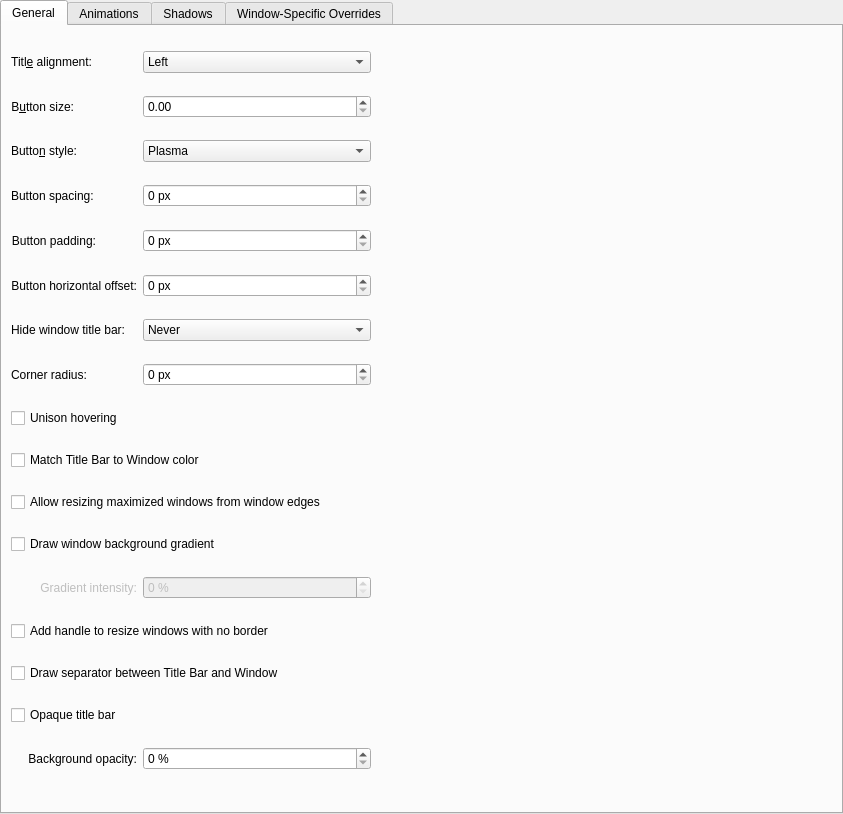
<?xml version="1.0" encoding="UTF-8"?>
<ui version="4.0">
 <class>BreezeConfigurationUI</class>
 <widget class="QWidget" name="BreezeConfigurationUI">
  <property name="geometry">
   <rect>
    <x>0</x>
    <y>0</y>
    <width>843</width>
    <height>814</height>
   </rect>
  </property>
  <layout class="QVBoxLayout" name="verticalLayout">
   <property name="leftMargin">
    <number>0</number>
   </property>
   <property name="topMargin">
    <number>0</number>
   </property>
   <property name="rightMargin">
    <number>0</number>
   </property>
   <property name="bottomMargin">
    <number>0</number>
   </property>
   <item>
    <widget class="QTabWidget" name="tabWidget">
     <property name="currentIndex">
      <number>0</number>
     </property>
     <widget class="QWidget" name="tab">
      <attribute name="title">
       <string>General</string>
      </attribute>
      <layout class="QGridLayout" name="gridLayout_4">
       <item row="8" column="1" colspan="4">
        <widget class="QCheckBox" name="unisonHovering">
         <property name="text">
          <string>Unison hovering</string>
         </property>
        </widget>
       </item>
       <item row="13" column="2">
        <widget class="QSpinBox" name="gradientSpinBox">
         <property name="enabled">
          <bool>false</bool>
         </property>
         <property name="suffix">
          <string> %</string>
         </property>
         <property name="maximum">
          <number>100</number>
         </property>
        </widget>
       </item>
       <item row="10" column="1" colspan="4">
        <widget class="QCheckBox" name="drawBorderOnMaximizedWindows">
         <property name="text">
          <string>Allow resizing maximized windows from window edges</string>
         </property>
        </widget>
       </item>
       <item row="3" column="1">
        <widget class="QLabel" name="buttonSpacingLabel">
         <property name="text">
          <string>Button spacing:</string>
         </property>
         <property name="buddy">
           <cstring>buttonSpacing</cstring>
         </property>
        </widget>
       </item>
       <item row="7" column="1">
        <widget class="QLabel" name="cornerRadiusLabel">
         <property name="text">
          <string>Corner radius:</string>
         </property>
        </widget>
       </item>
       <item row="1" column="1" alignment="Qt::AlignLeft">
        <widget class="QLabel" name="label_4">
         <property name="text">
          <string>B&amp;utton size:</string>
         </property>
         <property name="alignment">
          <set>Qt::AlignRight|Qt::AlignTrailing|Qt::AlignVCenter</set>
         </property>
         <property name="buddy">
          <cstring>buttonSize</cstring>
         </property>
        </widget>
       </item>
       <item row="25" column="2">
        <widget class="QSpinBox" name="opacitySpinBox">
         <property name="suffix">
          <string> %</string>
         </property>
         <property name="maximum">
          <number>100</number>
         </property>
        </widget>
       </item>
       <item row="0" column="1" alignment="Qt::AlignLeft">
        <widget class="QLabel" name="label_3">
         <property name="text">
          <string>Titl&amp;e alignment:</string>
         </property>
         <property name="alignment">
          <set>Qt::AlignRight|Qt::AlignTrailing|Qt::AlignVCenter</set>
         </property>
         <property name="buddy">
          <cstring>titleAlignment</cstring>
         </property>
        </widget>
       </item>
       <item row="23" column="1" colspan="3">
        <widget class="QCheckBox" name="drawTitleBarSeparator">
         <property name="text">
          <string>Draw separator between Title Bar and Window</string>
         </property>
        </widget>
       </item>
       <item row="11" column="1" colspan="4">
        <widget class="QCheckBox" name="drawBackgroundGradient">
         <property name="text">
          <string>Draw window background gradient</string>
         </property>
        </widget>
       </item>
       <item row="24" column="1" colspan="3">
        <widget class="QCheckBox" name="opaqueTitleBar">
         <property name="text">
          <string>Opaque title bar</string>
         </property>
        </widget>
       </item>
       <item row="3" column="2">
        <widget class="QSpinBox" name="buttonSpacing">
         <property name="suffix">
          <string> px</string>
         </property>
         <property name="prefix">
          <string/>
         </property>
        </widget>
       </item>
       <item row="13" column="1">
        <widget class="QLabel" name="label_7">
         <property name="enabled">
          <bool>false</bool>
         </property>
         <property name="text">
          <string>Gradient intensity:</string>
         </property>
         <property name="alignment">
          <set>Qt::AlignRight|Qt::AlignTrailing|Qt::AlignVCenter</set>
         </property>
        </widget>
       </item>
       <item row="4" column="1" alignment="Qt::AlignLeft">
        <widget class="QLabel" name="buttonPaddingLabel">
         <property name="text">
          <string>Button padding:</string>
         </property>
         <property name="alignment">
          <set>Qt::AlignRight|Qt::AlignTrailing|Qt::AlignVCenter</set>
         </property>
         <property name="buddy">
          <cstring>buttonPadding</cstring>
         </property>
        </widget>
       </item>
       <item row="5" column="1" alignment="Qt::AlignLeft">
         <widget class="QLabel" name="buttonHOffsetLabel">
           <property name="text">
             <string>Button horizontal offset:</string>
           </property>
           <property name="alignment">
             <set>Qt::AlignRight|Qt::AlignTrailing|Qt::AlignVCenter</set>
           </property>
           <property name="buddy">
             <cstring>buttonHOffset</cstring>
           </property>
         </widget>
       </item>
       <item row="1" column="2">
        <widget class="QDoubleSpinBox" name="buttonSize">
         <property name="suffix">
          <string/>
         </property>
         <property name="prefix">
          <string/>
         </property>
        </widget>
       </item>
       <item row="6" column="1" alignment="Qt::AlignLeft">
        <widget class="QLabel" name="label_14">
         <property name="text">
          <string>Hide window title bar:</string>
         </property>
         <property name="alignment">
          <set>Qt::AlignRight|Qt::AlignTrailing|Qt::AlignVCenter</set>
         </property>
         <property name="buddy">
          <cstring>hideTitleBar</cstring>
         </property>
        </widget>
       </item>
       <item row="25" column="1">
        <widget class="QLabel" name="label_6">
         <property name="text">
          <string>Background opacity:</string>
         </property>
         <property name="alignment">
          <set>Qt::AlignRight|Qt::AlignTrailing|Qt::AlignVCenter</set>
         </property>
        </widget>
       </item>
       <item row="0" column="3">
        <spacer name="horizontalSpacer">
         <property name="orientation">
          <enum>Qt::Horizontal</enum>
         </property>
         <property name="sizeHint" stdset="0">
          <size>
           <width>40</width>
           <height>20</height>
          </size>
         </property>
        </spacer>
       </item>
       <item row="6" column="2">
        <widget class="QComboBox" name="hideTitleBar">
         <item>
          <property name="text">
           <string>Never</string>
          </property>
         </item>
         <item>
          <property name="text">
           <string>Maximized Windows</string>
          </property>
         </item>
         <item>
          <property name="text">
           <string>Any Maximization</string>
          </property>
         </item>
         <item>
          <property name="text">
           <string>Always</string>
          </property>
         </item>
        </widget>
       </item>
       <item row="2" column="2">
        <widget class="QComboBox" name="buttonStyle">
         <item>
          <property name="text">
           <string>Plasma</string>
          </property>
         </item>
         <item>
          <property name="text">
           <string>Gnome</string>
          </property>
         </item>
         <item>
          <property name="text">
           <string>macOS Sierra</string>
          </property>
         </item>
         <item>
          <property name="text">
           <string>macOS Dark Aurorae</string>
          </property>
         </item>
         <item>
          <property name="text">
           <string>SBE Sierra</string>
          </property>
         </item>
         <item>
          <property name="text">
           <string>SBE Sierra Active</string>
          </property>
         </item>
         <item>
          <property name="text">
           <string>SBE Sierra Inactive</string>
          </property>
         </item>
         <item>
          <property name="text">
           <string>SBE Dark Aurorae</string>
          </property>
         </item>
         <item>
          <property name="text">
           <string>SBE Dark Aurorae Active</string>
          </property>
         </item>
         <item>
          <property name="text">
           <string>SBE Dark Aurorae Inactive</string>
          </property>
         </item>
         <item>
          <property name="text">
           <string>Sierra Color Symbols</string>
          </property>
         </item>
         <item>
          <property name="text">
           <string>Dark Aurorae Color Symbols</string>
          </property>
         </item>
         <item>
          <property name="text">
           <string>Sierra Monochrome Symbols</string>
          </property>
         </item>
         <item>
          <property name="text">
           <string>Dark Aurorae Monochrome Symbols</string>
          </property>
         </item>
        </widget>
       </item>
       <item row="7" column="2">
        <widget class="QSpinBox" name="cornerRadiusSpinBox">
         <property name="suffix">
          <string> px</string>
         </property>
         <property name="prefix">
          <string/>
         </property>
        </widget>
       </item>
       <item row="0" column="2">
        <widget class="QComboBox" name="titleAlignment">
         <item>
          <property name="text">
           <string>Left</string>
          </property>
         </item>
         <item>
          <property name="text">
           <string>Center</string>
          </property>
         </item>
         <item>
          <property name="text">
           <string>Center (Full Width)</string>
          </property>
         </item>
         <item>
          <property name="text">
           <string>Right</string>
          </property>
         </item>
        </widget>
       </item>
       <item row="22" column="1" colspan="4">
        <widget class="QCheckBox" name="drawSizeGrip">
         <property name="text">
          <string>Add handle to resize windows with no border</string>
         </property>
        </widget>
       </item>
       <item row="4" column="2">
        <widget class="QSpinBox" name="buttonPadding">
         <property name="enabled">
          <bool>true</bool>
         </property>
         <property name="suffix">
          <string> px</string>
         </property>
         <property name="maximum">
          <number>50</number>
         </property>
        </widget>
       </item>
       <item row="5" column="2">
         <widget class="QSpinBox" name="buttonHOffset">
           <property name="enabled">
             <bool>true</bool>
           </property>
           <property name="suffix">
             <string> px</string>
           </property>
           <property name="maximum">
             <number>50</number>
           </property>
         </widget>
       </item>
       <item row="2" column="1" alignment="Qt::AlignLeft">
        <widget class="QLabel" name="label_8">
         <property name="text">
          <string>Butto&amp;n style:</string>
         </property>
         <property name="alignment">
          <set>Qt::AlignRight|Qt::AlignTrailing|Qt::AlignVCenter</set>
         </property>
         <property name="buddy">
          <cstring>buttonStyle</cstring>
         </property>
        </widget>
       </item>
       <item row="9" column="1" colspan="4">
        <widget class="QCheckBox" name="matchColorForTitleBar">
         <property name="text">
          <string>Match Title Bar to Window color</string>
         </property>
        </widget>
       </item>
      </layout>
     </widget>
     <widget class="QWidget" name="tab_2">
      <attribute name="title">
       <string>Animations</string>
      </attribute>
      <layout class="QGridLayout" name="gridLayout_5">
       <item row="6" column="2">
        <layout class="QHBoxLayout" name="horizontalLayout_5">
         <item>
          <spacer name="horizontalSpacer_2">
           <property name="orientation">
            <enum>Qt::Horizontal</enum>
           </property>
           <property name="sizeType">
            <enum>QSizePolicy::Fixed</enum>
           </property>
           <property name="sizeHint" stdset="0">
            <size>
             <width>16</width>
             <height>5</height>
            </size>
           </property>
          </spacer>
         </item>
         <item>
          <widget class="QLabel" name="animationsDurationLabel">
           <property name="enabled">
            <bool>true</bool>
           </property>
           <property name="text">
            <string>A&amp;nimations duration:</string>
           </property>
           <property name="alignment">
            <set>Qt::AlignRight|Qt::AlignTrailing|Qt::AlignVCenter</set>
           </property>
           <property name="buddy">
            <cstring>animationsDuration</cstring>
           </property>
          </widget>
         </item>
         <item>
          <widget class="QSpinBox" name="animationsDuration">
           <property name="enabled">
            <bool>true</bool>
           </property>
           <property name="suffix">
            <string> ms</string>
           </property>
           <property name="maximum">
            <number>500</number>
           </property>
          </widget>
         </item>
        </layout>
       </item>
       <item row="0" column="0" colspan="3">
        <widget class="QCheckBox" name="animationsEnabled">
         <property name="text">
          <string>Enable animations</string>
         </property>
        </widget>
       </item>
       <item row="6" column="3">
        <spacer name="horizontalSpacer_4">
         <property name="orientation">
          <enum>Qt::Horizontal</enum>
         </property>
         <property name="sizeHint" stdset="0">
          <size>
           <width>40</width>
           <height>20</height>
          </size>
         </property>
        </spacer>
       </item>
       <item row="9" column="2">
        <spacer name="verticalSpacer_2">
         <property name="orientation">
          <enum>Qt::Vertical</enum>
         </property>
         <property name="sizeHint" stdset="0">
          <size>
           <width>20</width>
           <height>40</height>
          </size>
         </property>
        </spacer>
       </item>
      </layout>
     </widget>
     <widget class="QWidget" name="tab_4">
      <attribute name="title">
       <string>Shadows</string>
      </attribute>
      <layout class="QGridLayout" name="gridLayout">
       <item row="3" column="7">
        <widget class="QSpinBox" name="shadowStrength">
         <property name="suffix">
          <string>%</string>
         </property>
         <property name="minimum">
          <number>10</number>
         </property>
         <property name="maximum">
          <number>100</number>
         </property>
        </widget>
       </item>
       <item row="4" column="2" alignment="Qt::AlignLeft">
        <widget class="QLabel" name="label_5">
         <property name="text">
          <string>Color:</string>
         </property>
         <property name="alignment">
          <set>Qt::AlignRight|Qt::AlignTrailing|Qt::AlignVCenter</set>
         </property>
        </widget>
       </item>
       <item row="7" column="2" colspan="12">
        <widget class="QCheckBox" name="specificShadowsInactiveWindows">
         <property name="text">
          <string>Specific shadows on inactive windows:</string>
         </property>
        </widget>
       </item>
       <item row="3" column="2" alignment="Qt::AlignLeft">
        <widget class="QLabel" name="label_2">
         <property name="text">
          <string comment="strength of the shadow (from transparent to opaque)">S&amp;trength:</string>
         </property>
         <property name="alignment">
          <set>Qt::AlignRight|Qt::AlignTrailing|Qt::AlignVCenter</set>
         </property>
         <property name="buddy">
          <cstring>shadowStrength</cstring>
         </property>
        </widget>
       </item>
       <item row="0" column="7">
        <widget class="QComboBox" name="shadowSize">
         <item>
          <property name="text">
           <string comment="@item:inlistbox Button size:">None</string>
          </property>
         </item>
         <item>
          <property name="text">
           <string comment="@item:inlistbox Button size:">Small</string>
          </property>
         </item>
         <item>
          <property name="text">
           <string comment="@item:inlistbox Button size:">Medium</string>
          </property>
         </item>
         <item>
          <property name="text">
           <string comment="@item:inlistbox Button size:">Large</string>
          </property>
         </item>
         <item>
          <property name="text">
           <string comment="@item:inlistbox Button size:">Very Large</string>
          </property>
         </item>
        </widget>
       </item>
       <item row="0" column="2" alignment="Qt::AlignLeft">
        <widget class="QLabel" name="label">
         <property name="text">
          <string>Si&amp;ze:</string>
         </property>
         <property name="alignment">
          <set>Qt::AlignRight|Qt::AlignTrailing|Qt::AlignVCenter</set>
         </property>
         <property name="buddy">
          <cstring>shadowSize</cstring>
         </property>
        </widget>
       </item>
       <item row="4" column="7">
        <widget class="KColorButton" name="shadowColor"/>
       </item>
       <item row="9" column="7">
        <widget class="QComboBox" name="shadowSizeInactiveWindows">
         <property name="enabled">
          <bool>false</bool>
         </property>
         <item>
          <property name="text">
           <string comment="@item:inlistbox Button size:">None</string>
          </property>
         </item>
         <item>
          <property name="text">
           <string comment="@item:inlistbox Button size:">Small</string>
          </property>
         </item>
         <item>
          <property name="text">
           <string comment="@item:inlistbox Button size:">Medium</string>
          </property>
         </item>
         <item>
          <property name="text">
           <string comment="@item:inlistbox Button size:">Large</string>
          </property>
         </item>
         <item>
          <property name="text">
           <string comment="@item:inlistbox Button size:">Very Large</string>
          </property>
         </item>
        </widget>
       </item>
       <item row="0" column="12">
        <spacer name="horizontalSpacer_13">
         <property name="orientation">
          <enum>Qt::Horizontal</enum>
         </property>
         <property name="sizeHint" stdset="0">
          <size>
           <width>40</width>
           <height>20</height>
          </size>
         </property>
        </spacer>
       </item>
       <item row="12" column="7">
        <spacer name="verticalSpacer_3">
         <property name="orientation">
          <enum>Qt::Vertical</enum>
         </property>
         <property name="sizeHint" stdset="0">
          <size>
           <width>20</width>
           <height>40</height>
          </size>
         </property>
        </spacer>
       </item>
       <item row="11" column="7">
        <widget class="KColorButton" name="shadowColorInactiveWindows"/>
       </item>
       <item row="10" column="7">
        <widget class="QSpinBox" name="shadowStrengthInactiveWindows">
         <property name="enabled">
          <bool>false</bool>
         </property>
         <property name="suffix">
          <string>%</string>
         </property>
         <property name="minimum">
          <number>10</number>
         </property>
         <property name="maximum">
          <number>100</number>
         </property>
        </widget>
       </item>
       <item row="11" column="2" alignment="Qt::AlignLeft">
        <widget class="QLabel" name="label_13">
         <property name="enabled">
          <bool>false</bool>
         </property>
         <property name="text">
          <string>Color:</string>
         </property>
         <property name="alignment">
          <set>Qt::AlignRight|Qt::AlignTrailing|Qt::AlignVCenter</set>
         </property>
        </widget>
       </item>
       <item row="9" column="2" alignment="Qt::AlignLeft">
        <widget class="QLabel" name="label_11">
         <property name="enabled">
          <bool>false</bool>
         </property>
         <property name="text">
          <string>Siz&amp;e:</string>
         </property>
         <property name="alignment">
          <set>Qt::AlignRight|Qt::AlignTrailing|Qt::AlignVCenter</set>
         </property>
         <property name="buddy">
          <cstring>shadowSizeInactiveWindows</cstring>
         </property>
        </widget>
       </item>
       <item row="10" column="2" alignment="Qt::AlignLeft">
        <widget class="QLabel" name="label_12">
         <property name="enabled">
          <bool>false</bool>
         </property>
         <property name="text">
          <string comment="strength of the shadow (from transparent to opaque)">Stre&amp;ngth:</string>
         </property>
         <property name="alignment">
          <set>Qt::AlignRight|Qt::AlignTrailing|Qt::AlignVCenter</set>
         </property>
         <property name="buddy">
          <cstring>shadowStrengthInactiveWindows</cstring>
         </property>
        </widget>
       </item>
      </layout>
     </widget>
     <widget class="QWidget" name="tab_3">
      <attribute name="title">
       <string>Window-Specific Overrides</string>
      </attribute>
      <layout class="QVBoxLayout" name="verticalLayout_3">
       <item>
        <widget class="Breeze::ExceptionListWidget" name="exceptions" native="true">
         <property name="sizePolicy">
          <sizepolicy hsizetype="Preferred" vsizetype="Expanding">
           <horstretch>0</horstretch>
           <verstretch>0</verstretch>
          </sizepolicy>
         </property>
        </widget>
       </item>
      </layout>
     </widget>
    </widget>
   </item>
  </layout>
 </widget>
 <customwidgets>
  <customwidget>
   <class>KColorButton</class>
   <extends>QPushButton</extends>
   <header>kcolorbutton.h</header>
  </customwidget>
  <customwidget>
   <class>Breeze::ExceptionListWidget</class>
   <extends>QWidget</extends>
   <header>config/breezeexceptionlistwidget.h</header>
   <container>1</container>
  </customwidget>
 </customwidgets>
 <tabstops>
  <tabstop>tabWidget</tabstop>
  <tabstop>titleAlignment</tabstop>
  <tabstop>buttonSize</tabstop>
  <tabstop>buttonStyle</tabstop>
  <tabstop>buttonSpacing</tabstop>
  <tabstop>buttonPadding</tabstop>
  <tabstop>buttonHOffset</tabstop>
  <tabstop>hideTitleBar</tabstop>
  <tabstop>matchColorForTitleBar</tabstop>
  <tabstop>unisonHovering</tabstop>
  <tabstop>drawBorderOnMaximizedWindows</tabstop>
  <tabstop>cornerRadiusSpinBox</tabstop>
  <tabstop>drawBackgroundGradient</tabstop>
  <tabstop>drawSizeGrip</tabstop>
  <tabstop>drawTitleBarSeparator</tabstop>
  <tabstop>opaqueTitleBar</tabstop>
  <tabstop>animationsEnabled</tabstop>
  <tabstop>shadowSize</tabstop>
  <tabstop>shadowStrength</tabstop>
  <tabstop>shadowColor</tabstop>
  <tabstop>shadowSizeInactiveWindows</tabstop>
  <tabstop>shadowStrengthInactiveWindows</tabstop>
  <tabstop>shadowColorInactiveWindows</tabstop>
 </tabstops>
 <resources/>
 <connections>
  <connection>
   <sender>animationsEnabled</sender>
   <signal>toggled(bool)</signal>
   <receiver>animationsDurationLabel</receiver>
   <slot>setEnabled(bool)</slot>
   <hints>
    <hint type="sourcelabel">
     <x>20</x>
     <y>20</y>
    </hint>
    <hint type="destinationlabel">
     <x>20</x>
     <y>20</y>
    </hint>
   </hints>
  </connection>
  <connection>
   <sender>animationsEnabled</sender>
   <signal>toggled(bool)</signal>
   <receiver>animationsDuration</receiver>
   <slot>setEnabled(bool)</slot>
   <hints>
    <hint type="sourcelabel">
     <x>20</x>
     <y>20</y>
    </hint>
    <hint type="destinationlabel">
     <x>20</x>
     <y>20</y>
    </hint>
   </hints>
  </connection>
  <connection>
   <sender>drawBackgroundGradient</sender>
   <signal>toggled(bool)</signal>
   <receiver>gradientSpinBox</receiver>
   <slot>setEnabled(bool)</slot>
   <hints>
    <hint type="sourcelabel">
     <x>20</x>
     <y>20</y>
    </hint>
    <hint type="destinationlabel">
     <x>20</x>
     <y>20</y>
    </hint>
   </hints>
  </connection>
  <connection>
   <sender>drawBackgroundGradient</sender>
   <signal>toggled(bool)</signal>
   <receiver>label_7</receiver>
   <slot>setEnabled(bool)</slot>
   <hints>
    <hint type="sourcelabel">
     <x>20</x>
     <y>20</y>
    </hint>
    <hint type="destinationlabel">
     <x>20</x>
     <y>20</y>
    </hint>
   </hints>
  </connection>
  <connection>
   <sender>opaqueTitleBar</sender>
   <signal>toggled(bool)</signal>
   <receiver>opacitySpinBox</receiver>
   <slot>setDisabled(bool)</slot>
   <hints>
    <hint type="sourcelabel">
     <x>20</x>
     <y>20</y>
    </hint>
    <hint type="destinationlabel">
     <x>20</x>
     <y>20</y>
    </hint>
   </hints>
  </connection>
  <connection>
   <sender>opaqueTitleBar</sender>
   <signal>toggled(bool)</signal>
   <receiver>label_6</receiver>
   <slot>setDisabled(bool)</slot>
   <hints>
    <hint type="sourcelabel">
     <x>20</x>
     <y>20</y>
    </hint>
    <hint type="destinationlabel">
     <x>20</x>
     <y>20</y>
    </hint>
   </hints>
  </connection>
  <connection>
   <sender>specificShadowsInactiveWindows</sender>
   <signal>toggled(bool)</signal>
   <receiver>shadowSizeInactiveWindows</receiver>
   <slot>setEnabled(bool)</slot>
   <hints>
    <hint type="sourcelabel">
     <x>20</x>
     <y>20</y>
    </hint>
    <hint type="destinationlabel">
     <x>20</x>
     <y>20</y>
    </hint>
   </hints>
  </connection>
  <connection>
   <sender>specificShadowsInactiveWindows</sender>
   <signal>toggled(bool)</signal>
   <receiver>label_11</receiver>
   <slot>setEnabled(bool)</slot>
   <hints>
    <hint type="sourcelabel">
     <x>20</x>
     <y>20</y>
    </hint>
    <hint type="destinationlabel">
     <x>20</x>
     <y>20</y>
    </hint>
   </hints>
  </connection>
  <connection>
   <sender>specificShadowsInactiveWindows</sender>
   <signal>toggled(bool)</signal>
   <receiver>shadowStrengthInactiveWindows</receiver>
   <slot>setEnabled(bool)</slot>
   <hints>
    <hint type="sourcelabel">
     <x>20</x>
     <y>20</y>
    </hint>
    <hint type="destinationlabel">
     <x>20</x>
     <y>20</y>
    </hint>
   </hints>
  </connection>
  <connection>
   <sender>specificShadowsInactiveWindows</sender>
   <signal>toggled(bool)</signal>
   <receiver>label_12</receiver>
   <slot>setEnabled(bool)</slot>
   <hints>
    <hint type="sourcelabel">
     <x>20</x>
     <y>20</y>
    </hint>
    <hint type="destinationlabel">
     <x>20</x>
     <y>20</y>
    </hint>
   </hints>
  </connection>
  <connection>
   <sender>specificShadowsInactiveWindows</sender>
   <signal>toggled(bool)</signal>
   <receiver>shadowColorInactiveWindows</receiver>
   <slot>setEnabled(bool)</slot>
   <hints>
    <hint type="sourcelabel">
     <x>20</x>
     <y>20</y>
    </hint>
    <hint type="destinationlabel">
     <x>20</x>
     <y>20</y>
    </hint>
   </hints>
  </connection>
  <connection>
   <sender>specificShadowsInactiveWindows</sender>
   <signal>toggled(bool)</signal>
   <receiver>label_13</receiver>
   <slot>setEnabled(bool)</slot>
   <hints>
    <hint type="sourcelabel">
     <x>20</x>
     <y>20</y>
    </hint>
    <hint type="destinationlabel">
     <x>20</x>
     <y>20</y>
    </hint>
   </hints>
  </connection>
 </connections>
</ui>
